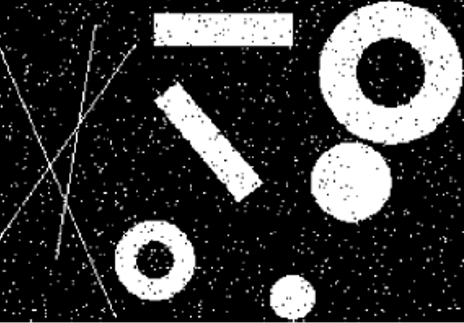
%> input picture 作业2/test.png, 464 x 323 px
$ octave triangle1.m   (GNU Octave 9; MATLAB toolbox functions it lacks are replaced by stand-ins)
%> lines starting %> are read from the running program, lines starting %| are printed output that depends on the picture
### 作业2/GetLinesResult.m
function [H, T, R, lines] = GetLinesResult(BW, RhoResolution, Theta)
    [H, T, R] = hough(BW, 'RhoResolution', RhoResolution, 'Theta', Theta);
    P = houghpeaks(H, 5, 'threshold', ceil(0.3*max(H(:))));
    lines = houghlines(BW, T, R, P, 'FillGap', 5, 'MinLength', 7);
end

### 作业2/GetTargetLines.m
function [target_lines] = GetTargetLines(lines, num)
    % 储存所有直线的长度
    len_all = zeros(1, length(lines));

    for k=1:length(lines)
        % 计算线段的长度
        len = norm(lines(k).point1 - lines(k).point2);
        len_all(:,k) = len;
    end

    % 找到2条最长的线段长度
    target_len = maxk(len_all, num);

    % 寻找对应的2条线段
    for k=1:length(lines)
        % 计算线段的长度
        len = norm(lines(k).point1 - lines(k).point2);
        for i = 1: length(target_len)
            if target_len(i) == len
                target_lines(:,i) = lines(k);
            end
        end
    end
end

### 作业2/triangle1.m
clear;
clc;
Orig_Img = imread('test.png');
%> Orig_Img is the input picture: size 323x464x3 uint8; mean R, G, B 59.5, 59.4, 59.4
Orig_Img = im2gray(Orig_Img);
%> Orig_Img: size 323x464 uint8

% 去除椒盐噪声
filter_img = medfilt2(Orig_Img, [4,4]);
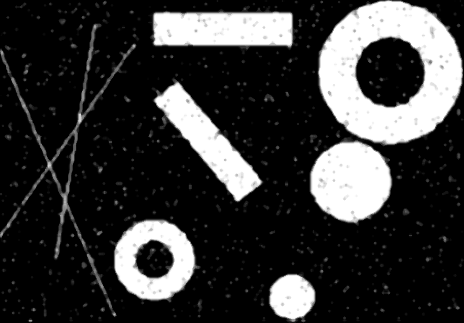
%> filter_img: size 323x464 uint8; min 0, max 255, mean 56.3

% 提取边界
BW = edge(filter_img, "canny");
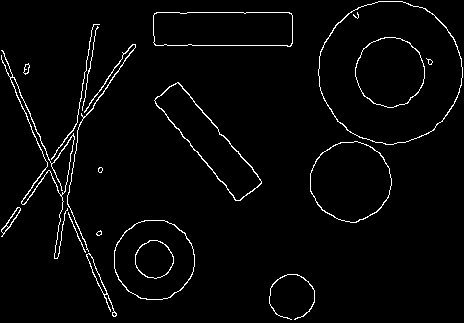
%> BW: size 323x464 logical; 2.8% white in thin lines or dots

% 进行霍夫变换
[H, T, R, lines] = GetLinesResult(BW, 0.455, -90:0.5:-89);
%> in GetLinesResult, `[H, T, R] = hough(BW, 'RhoResolution', RhoResolution, 'Theta', Theta);`: H = 2481 rows, first 12: [0 0 0; 0 0 0; 0 0 0; 0 0 0; 0 0 0; 0 0 0; 0 0 0; 0 0 0; 0 0 0; 0 0 0; 0 0 0; 0 0 0]; T = [-90 -89.5 -89]; R = 2481 values from -564.2 to 564.2
%> in GetLinesResult, `P = houghpeaks(H, 5, 'threshold', ceil(0.3*max(H(:))));`: P = [1142 1; 1215 1; 929 1]
%> in GetLinesResult, `lines = houghlines(BW, T, R, P, 'FillGap', 5, 'MinLength', 7);`: lines = 7 lines; point1 to point2 (x, y): (156, 46) to (292, 46), (188, 13) to (290, 13), (157, 13) to (180, 13), (341, 143) to (361, 143), (64, 143) to (78, 143), (398, 143) to (406, 143), (376, 143) to (383, 143)
%> T = [-90 -89.5 -89]; R = 2481 values from -564.2 to 564.2
[H1, T1, R1, lines1] = GetLinesResult(BW, 0.555, -10:3:15);
%> T1 = [-10 -7 -4 -1 2 5 8 11 14]; R1 = 2035 values from -564.4 to 564.4; lines1 = 4 lines; point1 to point2 (x, y): (293, 19) to (293, 44), (87, 61) to (87, 71), (154, 21) to (154, 28), (86, 91) to (86, 98)

[target_lines] = GetTargetLines(lines, 3);
%> the loop in GetTargetLines, `for k=1:length(lines)` made 7 passes
%> len on passes 1 to 7: 136, 23, 102, 14, 20, 7, 8
%> after the loop in GetTargetLines, `for k=1:length(lines)`: len_all = [136 23 102 14 20 7 8]
%> the run ends on the next line

$ run again, with 作业2/circle1.png copied over 作业2/test.png
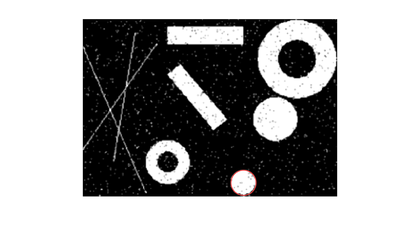
%> input picture 作业2/circle1.png, 420 x 248 px, shrunk from 2880 x 1698 before the run
%> Orig_Img is the input picture: size 248x420x3 uint8; mean R, G, B 169.6, 169.4, 169.4
%> Orig_Img: size 248x420 uint8
%> `filter_img = medfilt2(Orig_Img, [4,4]);`:
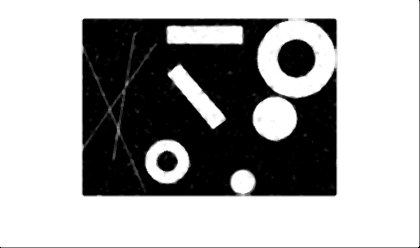
%> filter_img: size 248x420 uint8; min 0, max 255, mean 167.7
%> `BW = edge(filter_img, "canny");`:
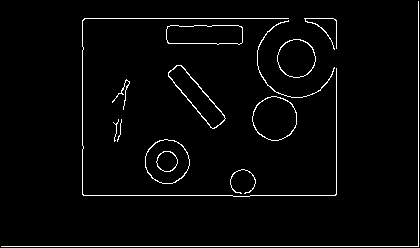
%> BW: size 248x420 logical; 2.8% white in thin lines or dots
%> in GetLinesResult, `[H, T, R] = hough(BW, 'RhoResolution', RhoResolution, 'Theta', Theta);`: H = 2139 rows, first 12: [0 0 0; 0 0 0; 0 0 0; 0 0 0; 0 0 0; 0 0 0; 0 0 0; 0 0 0; 0 0 0; 0 0 0; 0 0 0; 0 0 0]; T = [-90 -89.5 -89]; R = 2139 values from -486.4 to 486.4
%> P = [529 1; 641 1; 1030 1]
%> in GetLinesResult, `lines = houghlines(BW, T, R, P, 'FillGap', 5, 'MinLength', 7);`: lines = 5 lines; point1 to point2 (x, y): (2, 247) to (419, 247), (85, 19) to (289, 19), (84, 196) to (233, 196), (251, 196) to (336, 196), (305, 19) to (334, 19)
%> `[H, T, R, lines] = GetLinesResult(BW, 0.455, -90:0.5:-89);`: T = [-90 -89.5 -89]; R = 2139 values from -486.4 to 486.4
%> T1 = [-10 -7 -4 -1 2 5 8 11 14]; R1 = 1755 values from -486.7 to 486.7; lines1 = 4 lines; point1 to point2 (x, y): (83, 72) to (83, 103), (419, 209) to (419, 240), (337, 155) to (337, 185), (243, 28) to (243, 43)
%> the loop in GetTargetLines, `for k=1:length(lines)` made 5 passes
%> len on passes 1 to 5: 417, 149, 85, 204, 29
%> after the loop in GetTargetLines, `for k=1:length(lines)`: len_all = [417 149 85 204 29]
